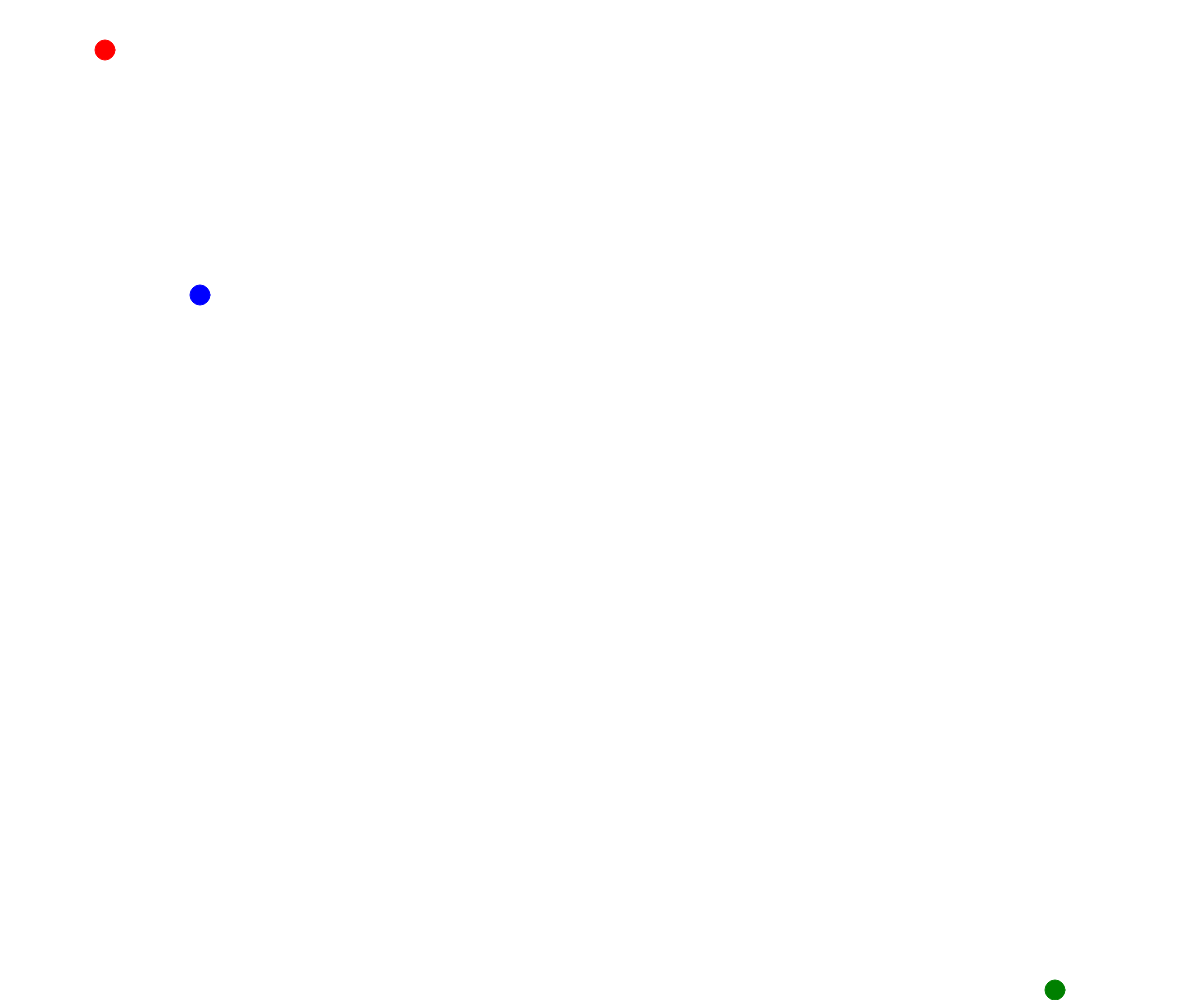
Frame 1 (no input)
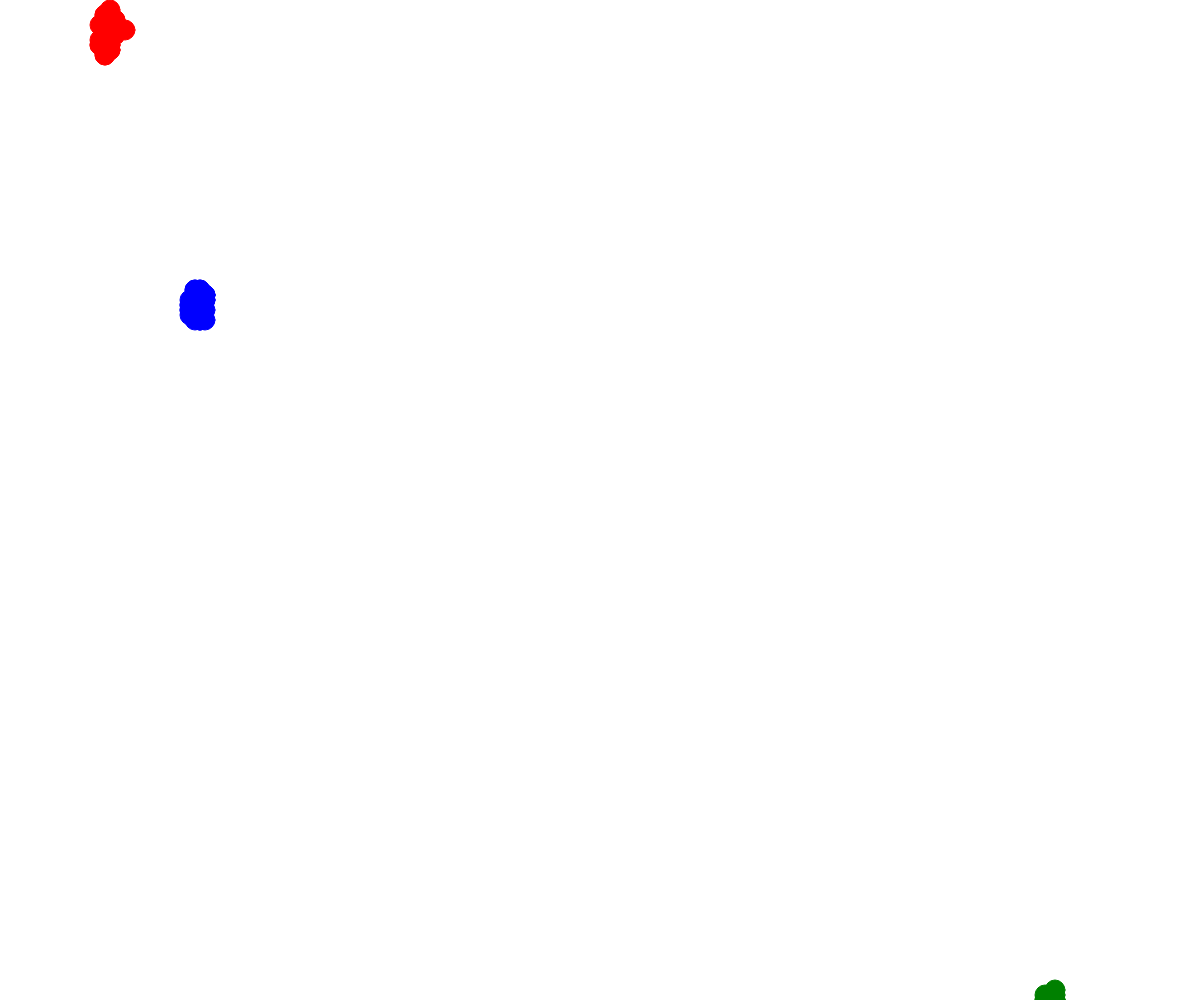
Frame 60 (no input)
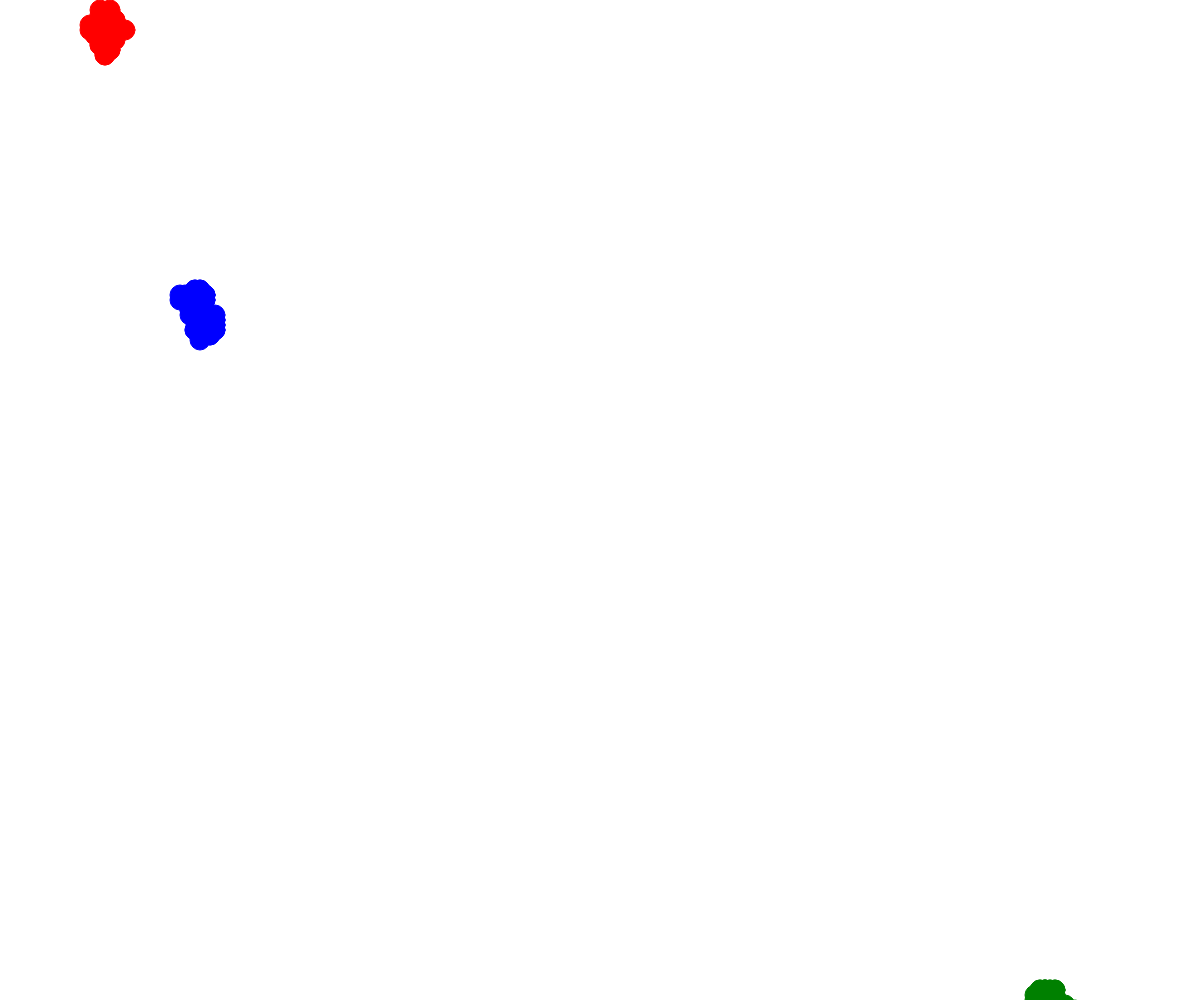
Frame 120 (the mouse pressed at the canvas centre since frame 60)

The p5.js sketch that drew these frames (run headless with seeded random() and noise() and a simulated clock; from frame 60 on, the mouse is pressed at the canvas centre):

// p5.js sketch
// ── sketch.js
// Project Title
// Your Name
// Date
//
// Extra for Experts:
// - describe what you did to take this project "above and beyond"

class Walker {
  constructor(x, y) {
    this.x = x;
    this.y = y;
    this.color = "red";
    this.speed = 5;
    this.radius = 10;
  }

  display() {
    stroke(this.color);
    fill(this.color);
    circle(this.x, this.y, this.radius * 2);
  }

  move() {
    let choice = random(100);

    if (choice < 25) {
      this.y -= this.speed;
    }
    else if (choice < 50) {
      this.y += this.speed;
    }
    else if (choice < 75) {
      this.x += this.speed;
    }
    else {
      this.x -= this.speed;
    }

  }
}

let michael;
let katharine;
let taran;

function setup() {
  createCanvas(windowWidth, windowHeight);
  michael = new Walker(100, 50);
  katharine = new Walker(200, 300);
  katharine.color = "blue";
  taran = new Walker(width - 150, height - 10);
  taran.color = "green";
}

function draw() {
  michael.move();
  michael.display();
  katharine.move();
  katharine.display();
  taran.move();
  taran.display();
}
